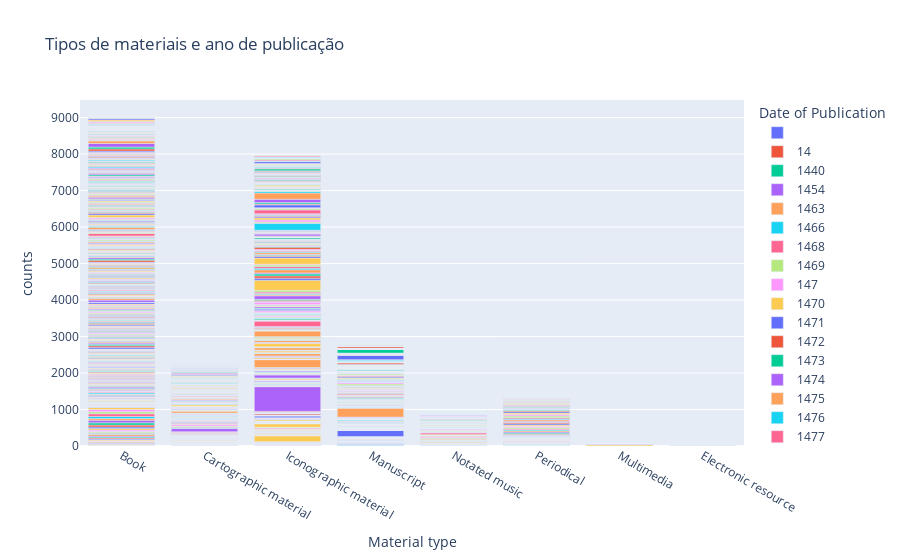

The notebook cell saved with this chart:
### Code cell
# criar gráfico de barras com os dados de tipos de materiais e ano de publicação
fig = px.bar(df_material_ano, x='Material type', y='counts', color='Date of Publication', title='Tipos de materiais e ano de publicação')
fig.show()
